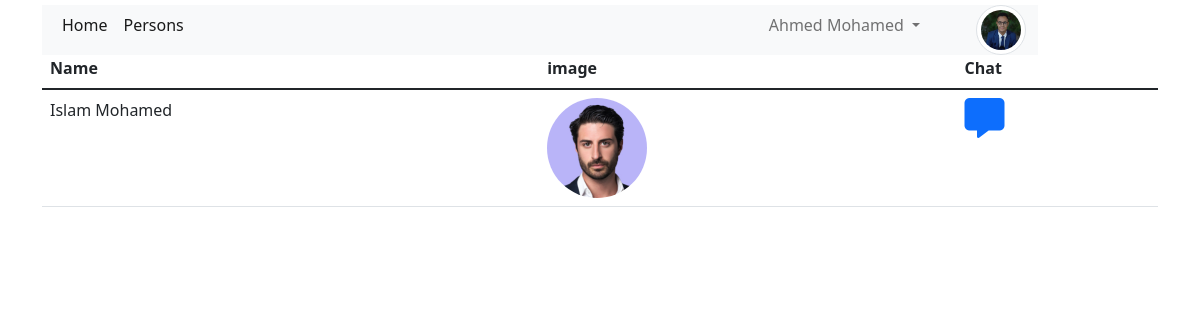
Page /persons.php (signed in) on the committed database.
### tables this page shows
CREATE TABLE `user` (
  `id` int NOT NULL AUTO_INCREMENT,
  `first_name` varchar(20) DEFAULT NULL,
  `last_name` varchar(20) DEFAULT NULL,
  `email` varchar(40) NOT NULL,
  `phone` varchar(14) DEFAULT NULL,
  `password` varchar(250) DEFAULT NULL,
  `image` varchar(100) DEFAULT NULL,
  PRIMARY KEY (`id`),
  UNIQUE KEY `email` (`email`),
  UNIQUE KEY `phone` (`phone`)
);

### database/user.php (called while the page is built, shortened)
<?php
 class user extends queryExecutes{
   static function index(){
     $query=  new queryExecutes("select * from `user` where id <> ".$_SESSION['user']->id .";");
return $query->queryExults()->fetch_all( MYSQLI_ASSOC);
     }
 }

### database/queryExecutes.php (called while the page is built, shortened)
<?php
class queryExecutes extends Connection{
protected $query;
public function __construct($query){
    $this->query = $query;
}
    public function queryExults(){
$conn=new Connection('localhost','root','','chat' ,'3306');
return $conn->connect()->query($this->query);
    }
}
?>

### database/connection.php (called while the page is built, shortened)
<?php
class connection {
    protected $host;
    protected $databaseName;
    protected $username;
    protected $password;
    protected $port;
    protected $connection;
    public function __construct( $host, $username, $password, $databaseName,$port){
        $this->host = $host;
        $this->databaseName = $databaseName;
        $this->username = $username;
        $this->password = $password;
        $this->port = $port;
}
public function connect(){
 try   {
        $this->connection = new mysqli($this->host, $this->username, $this->password, $this->databaseName,$this->port);
    }
    catch(Exception $e) {
     echo "Error: " . $e->getMessage();
    }
return $this->connection;
}
}

### persons.php (the view, shortened to what this page needs)
<?php
require_once('./components/header.php');
require_once('./components/navbar.php');
$users=user::index();
?>
<table class="table table-responsive mt-5">
    <thead>
    <th>
        Name
    </th>
    <th>
        image
    </th>
    <th>
        Chat
    </th>
    </thead>
    <tbody>
  <?php
  foreach($users as $us)
  {
      echo ("<tr>
<td>".
$us['first_name']." ".$us['last_name']."
</td>
<td>
<img class='image-thumbnail rounded-circle ' style='width:100px; height:100px;'  src='./components/file1/".$us['image']."'>
</td>
<td>
<a href='chat.php?id=".$us['id']."'><i class='fa-solid fa-message fs-1'></i></a>
</td>
</td>");
  }
  ?>
    </tbody>
</table>
</div>
<?php
require_once('./components/footer.php');

### rows in the picture
user: first_name "Islam", last_name "Mohamed", image (picture)

### other values in the picture
$_SESSION['user']->first_name "Ahmed"
$_SESSION['user']->last_name "Mohamed"
